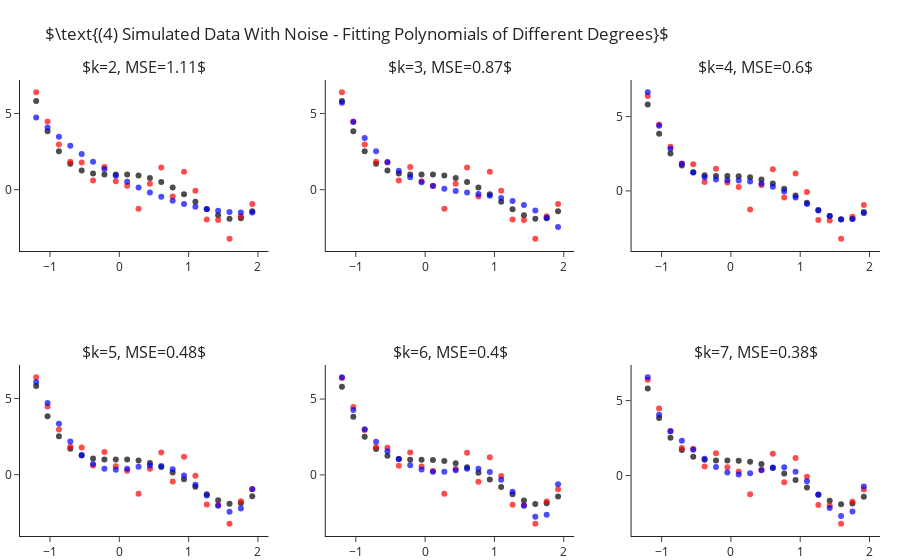

The notebook cell this image was saved under:
### Markdown cell above
## Fitting Polynomial Of Different Degrees - With Sample Noise

Still fitting for different values of $k$, let us add some standard Gaussian noise (i.e. $\mathcal{N}\left(0,1\right)$).
This time we observe two things:
- Even for the correct $k=4$ model we are not able to achieve zero MSE.
- As we increase $4<k\rightarrow 7$ we manage to decrease the error more and more.

### Code cell
y = y_ + np.random.normal(size=len(y_))

ks = range(2, 8)
fig = make_subplots(2, 3, subplot_titles=list(ks))
for i, k in enumerate(ks):
    r,c = i//3+1, i%3+1 
    
    y_hat = make_pipeline(PolynomialFeatures(k), LinearRegression(fit_intercept=False)).fit(X, y).predict(X)
    fig.add_traces([go.Scatter(x=x, y=y_, mode="markers", name="Real Points",  marker=dict(color="black", opacity=.7), showlegend=False),
                    go.Scatter(x=x, y=y, mode="markers", name="Observed Points",  marker=dict(color="red", opacity=.7), showlegend=False), 
                    go.Scatter(x=x, y=y_hat, mode="markers", name="Predicted Points",  marker=dict(color="blue", opacity=.7), showlegend=False)], rows=r, cols=c)
    fig["layout"]["annotations"][i]["text"] = rf"$k={{0}}, MSE={{1}}$".format(k, round(np.mean((y-y_hat)**2), 2))

fig.update_layout(title=r"$\text{(4) Simulated Data With Noise - Fitting Polynomials of Different Degrees}$", margin=dict(t=80)).show()

### Figure 1 — Plotly figure (JSON) as saved in the notebook; plotly's stock layout.template omitted (floating-point values rounded to 4 significant figures)
{"data": [{"marker": {"color": "black", "opacity": 0.7}, "mode": "markers", "name": "Real Points", "showlegend": false, "type": "scatter", "x": [-1.2, -1.036, -0.8718, -0.7077, -0.5436, -0.3795, -0.2154, -0.05128, 0.1128, 0.2769, 0.441, 0.6051, 0.7692, 0.9333, 1.097, 1.262, 1.426, 1.59, 1.754, 1.918], "xaxis": "x", "y": [5.81, 3.838, 2.523, 1.709, 1.261, 1.058, 0.9989, 0.999, 0.9909, 0.9251, 0.769, 0.5078, 0.1439, -0.3028, -0.7951, -1.278, -1.68, -1.912, -1.866, -1.418], "yaxis": "y"}, {"marker": {"color": "red", "opacity": 0.7}, "mode": "markers", "name": "Observed Points", "showlegend": false, "type": "scatter", "x": [-1.2, -1.036, -0.8718, -0.7077, -0.5436, -0.3795, -0.2154, -0.05128, 0.1128, 0.2769, 0.441, 0.6051, 0.7692, 0.9333, 1.097, 1.262, 1.426, 1.59, 1.754, 1.918], "xaxis": "x", "y": [6.388, 4.469, 2.964, 1.838, 1.788, 0.5978, 1.485, 0.5596, 0.2671, -1.243, 0.3917, 1.456, -0.4439, 1.171, -0.07294, -1.959, -1.991, -3.214, -1.743, -0.9396], "yaxis": "y"}, {"marker": {"color": "blue", "opacity": 0.7}, "mode": "markers", "name": "Predicted Points", "showlegend": false, "type": "scatter", "x": [-1.2, -1.036, -0.8718, -0.7077, -0.5436, -0.3795, -0.2154, -0.05128, 0.1128, 0.2769, 0.441, 0.6051, 0.7692, 0.9333, 1.097, 1.262, 1.426, 1.59, 1.754, 1.918], "xaxis": "x", "y": [4.743, 4.087, 3.468, 2.886, 2.339, 1.829, 1.355, 0.9181, 0.5171, 0.1525, -0.1757, -0.4675, -0.723, -0.9422, -1.125, -1.271, -1.381, -1.455, -1.492, -1.493], "yaxis": "y"}, {"marker": {"color": "black", "opacity": 0.7}, "mode": "markers", "name": "Real Points", "showlegend": false, "type": "scatter", "x": [-1.2, -1.036, -0.8718, -0.7077, -0.5436, -0.3795, -0.2154, -0.05128, 0.1128, 0.2769, 0.441, 0.6051, 0.7692, 0.9333, 1.097, 1.262, 1.426, 1.59, 1.754, 1.918], "xaxis": "x2", "y": [5.81, 3.838, 2.523, 1.709, 1.261, 1.058, 0.9989, 0.999, 0.9909, 0.9251, 0.769, 0.5078, 0.1439, -0.3028, -0.7951, -1.278, -1.68, -1.912, -1.866, -1.418], "yaxis": "y2"}, {"marker": {"color": "red", "opacity": 0.7}, "mode": "markers", "name": "Observed Points", "showlegend": false, "type": "scatter", "x": [-1.2, -1.036, -0.8718, -0.7077, -0.5436, -0.3795, -0.2154, -0.05128, 0.1128, 0.2769, 0.441, 0.6051, 0.7692, 0.9333, 1.097, 1.262, 1.426, 1.59, 1.754, 1.918], "xaxis": "x2", "y": [6.388, 4.469, 2.964, 1.838, 1.788, 0.5978, 1.485, 0.5596, 0.2671, -1.243, 0.3917, 1.456, -0.4439, 1.171, -0.07294, -1.959, -1.991, -3.214, -1.743, -0.9396], "yaxis": "y2"}, {"marker": {"color": "blue", "opacity": 0.7}, "mode": "markers", "name": "Predicted Points", "showlegend": false, "type": "scatter", "x": [-1.2, -1.036, -0.8718, -0.7077, -0.5436, -0.3795, -0.2154, -0.05128, 0.1128, 0.2769, 0.441, 0.6051, 0.7692, 0.9333, 1.097, 1.262, 1.426, 1.59, 1.754, 1.918], "xaxis": "x2", "y": [5.695, 4.438, 3.385, 2.515, 1.81, 1.249, 0.8122, 0.481, 0.2352, 0.0553, -0.07843, -0.1856, -0.2859, -0.399, -0.5444, -0.7419, -1.011, -1.372, -1.843, -2.445], "yaxis": "y2"}, {"marker": {"color": "black", "opacity": 0.7}, "mode": "markers", "name": "Real Points", "showlegend": false, "type": "scatter", "x": [-1.2, -1.036, -0.8718, -0.7077, -0.5436, -0.3795, -0.2154, -0.05128, 0.1128, 0.2769, 0.441, 0.6051, 0.7692, 0.9333, 1.097, 1.262, 1.426, 1.59, 1.754, 1.918], "xaxis": "x3", "y": [5.81, 3.838, 2.523, 1.709, 1.261, 1.058, 0.9989, 0.999, 0.9909, 0.9251, 0.769, 0.5078, 0.1439, -0.3028, -0.7951, -1.278, -1.68, -1.912, -1.866, -1.418], "yaxis": "y3"}, {"marker": {"color": "red", "opacity": 0.7}, "mode": "markers", "name": "Observed Points", "showlegend": false, "type": "scatter", "x": [-1.2, -1.036, -0.8718, -0.7077, -0.5436, -0.3795, -0.2154, -0.05128, 0.1128, 0.2769, 0.441, 0.6051, 0.7692, 0.9333, 1.097, 1.262, 1.426, 1.59, 1.754, 1.918], "xaxis": "x3", "y": [6.388, 4.469, 2.964, 1.838, 1.788, 0.5978, 1.485, 0.5596, 0.2671, -1.243, 0.3917, 1.456, -0.4439, 1.171, -0.07294, -1.959, -1.991, -3.214, -1.743, -0.9396], "yaxis": "y3"}, {"marker": {"color": "blue", "opacity": 0.7}, "mode": "markers", "name": "Predicted Points", "showlegend": false, "type": "scatter", "x": [-1.2, -1.036, -0.8718, -0.7077, -0.5436, -0.3795, -0.2154, -0.05128, 0.1128, 0.2769, 0.441, 0.6051, 0.7692, 0.9333, 1.097, 1.262, 1.426, 1.59, 1.754, 1.918], "xaxis": "x3", "y": [6.635, 4.389, 2.841, 1.835, 1.234, 0.9154, 0.7749, 0.7249, 0.695, 0.6314, 0.4977, 0.2741, -0.04198, -0.4363, -0.8776, -1.318, -1.691, -1.916, -1.893, -1.505], "yaxis": "y3"}, {"marker": {"color": "black", "opacity": 0.7}, "mode": "markers", "name": "Real Points", "showlegend": false, "type": "scatter", "x": [-1.2, -1.036, -0.8718, -0.7077, -0.5436, -0.3795, -0.2154, -0.05128, 0.1128, 0.2769, 0.441, 0.6051, 0.7692, 0.9333, 1.097, 1.262, 1.426, 1.59, 1.754, 1.918], "xaxis": "x4", "y": [5.81, 3.838, 2.523, 1.709, 1.261, 1.058, 0.9989, 0.999, 0.9909, 0.9251, 0.769, 0.5078, 0.1439, -0.3028, -0.7951, -1.278, -1.68, -1.912, -1.866, -1.418], "yaxis": "y4"}, {"marker": {"color": "red", "opacity": 0.7}, "mode": "markers", "name": "Observed Points", "showlegend": false, "type": "scatter", "x": [-1.2, -1.036, -0.8718, -0.7077, -0.5436, -0.3795, -0.2154, -0.05128, 0.1128, 0.2769, 0.441, 0.6051, 0.7692, 0.9333, 1.097, 1.262, 1.426, 1.59, 1.754, 1.918], "xaxis": "x4", "y": [6.388, 4.469, 2.964, 1.838, 1.788, 0.5978, 1.485, 0.5596, 0.2671, -1.243, 0.3917, 1.456, -0.4439, 1.171, -0.07294, -1.959, -1.991, -3.214, -1.743, -0.9396], "yaxis": "y4"}, {"marker": {"color": "blue", "opacity": 0.7}, "mode": "markers", "name": "Predicted Points", "showlegend": false, "type": "scatter", "x": [-1.2, -1.036, -0.8718, -0.7077, -0.5436, -0.3795, -0.2154, -0.05128, 0.1128, 0.2769, 0.441, 0.6051, 0.7692, 0.9333, 1.097, 1.262, 1.426, 1.59, 1.754, 1.918], "xaxis": "x4", "y": [6.087, 4.706, 3.35, 2.181, 1.287, 0.6975, 0.393, 0.3176, 0.3909, 0.5195, 0.6096, 0.5782, 0.3653, -0.05449, -0.6597, -1.37, -2.036, -2.425, -2.21, -0.9577], "yaxis": "y4"}, {"marker": {"color": "black", "opacity": 0.7}, "mode": "markers", "name": "Real Points", "showlegend": false, "type": "scatter", "x": [-1.2, -1.036, -0.8718, -0.7077, -0.5436, -0.3795, -0.2154, -0.05128, 0.1128, 0.2769, 0.441, 0.6051, 0.7692, 0.9333, 1.097, 1.262, 1.426, 1.59, 1.754, 1.918], "xaxis": "x5", "y": [5.81, 3.838, 2.523, 1.709, 1.261, 1.058, 0.9989, 0.999, 0.9909, 0.9251, 0.769, 0.5078, 0.1439, -0.3028, -0.7951, -1.278, -1.68, -1.912, -1.866, -1.418], "yaxis": "y5"}, {"marker": {"color": "red", "opacity": 0.7}, "mode": "markers", "name": "Observed Points", "showlegend": false, "type": "scatter", "x": [-1.2, -1.036, -0.8718, -0.7077, -0.5436, -0.3795, -0.2154, -0.05128, 0.1128, 0.2769, 0.441, 0.6051, 0.7692, 0.9333, 1.097, 1.262, 1.426, 1.59, 1.754, 1.918], "xaxis": "x5", "y": [6.388, 4.469, 2.964, 1.838, 1.788, 0.5978, 1.485, 0.5596, 0.2671, -1.243, 0.3917, 1.456, -0.4439, 1.171, -0.07294, -1.959, -1.991, -3.214, -1.743, -0.9396], "yaxis": "y5"}, {"marker": {"color": "blue", "opacity": 0.7}, "mode": "markers", "name": "Predicted Points", "showlegend": false, "type": "scatter", "x": [-1.2, -1.036, -0.8718, -0.7077, -0.5436, -0.3795, -0.2154, -0.05128, 0.1128, 0.2769, 0.441, 0.6051, 0.7692, 0.9333, 1.097, 1.262, 1.426, 1.59, 1.754, 1.918], "xaxis": "x5", "y": [6.433, 4.286, 3.016, 2.182, 1.554, 1.043, 0.6349, 0.3525, 0.2143, 0.2128, 0.3029, 0.4016, 0.4001, 0.1873, -0.3145, -1.103, -2.035, -2.759, -2.629, -0.6113], "yaxis": "y5"}, {"marker": {"color": "black", "opacity": 0.7}, "mode": "markers", "name": "Real Points", "showlegend": false, "type": "scatter", "x": [-1.2, -1.036, -0.8718, -0.7077, -0.5436, -0.3795, -0.2154, -0.05128, 0.1128, 0.2769, 0.441, 0.6051, 0.7692, 0.9333, 1.097, 1.262, 1.426, 1.59, 1.754, 1.918], "xaxis": "x6", "y": [5.81, 3.838, 2.523, 1.709, 1.261, 1.058, 0.9989, 0.999, 0.9909, 0.9251, 0.769, 0.5078, 0.1439, -0.3028, -0.7951, -1.278, -1.68, -1.912, -1.866, -1.418], "yaxis": "y6"}, {"marker": {"color": "red", "opacity": 0.7}, "mode": "markers", "name": "Observed Points", "showlegend": false, "type": "scatter", "x": [-1.2, -1.036, -0.8718, -0.7077, -0.5436, -0.3795, -0.2154, -0.05128, 0.1128, 0.2769, 0.441, 0.6051, 0.7692, 0.9333, 1.097, 1.262, 1.426, 1.59, 1.754, 1.918], "xaxis": "x6", "y": [6.388, 4.469, 2.964, 1.838, 1.788, 0.5978, 1.485, 0.5596, 0.2671, -1.243, 0.3917, 1.456, -0.4439, 1.171, -0.07294, -1.959, -1.991, -3.214, -1.743, -0.9396], "yaxis": "y6"}, {"marker": {"color": "blue", "opacity": 0.7}, "mode": "markers", "name": "Predicted Points", "showlegend": false, "type": "scatter", "x": [-1.2, -1.036, -0.8718, -0.7077, -0.5436, -0.3795, -0.2154, -0.05128, 0.1128, 0.2769, 0.441, 0.6051, 0.7692, 0.9333, 1.097, 1.262, 1.426, 1.59, 1.754, 1.918], "xaxis": "x6", "y": [6.554, 4.051, 2.958, 2.313, 1.721, 1.115, 0.5748, 0.207, 0.07269, 0.1551, 0.3606, 0.5432, 0.5456, 0.2475, -0.387, -1.27, -2.167, -2.702, -2.393, -0.7323], "yaxis": "y6"}], "layout": {"annotations": [{"font": {"size": 16}, "showarrow": false, "text": "$k=2, MSE=1.11$", "x": 0.1444, "xanchor": "center", "xref": "paper", "y": 1, "yanchor": "bottom", "yref": "paper"}, {"font": {"size": 16}, "showarrow": false, "text": "$k=3, MSE=0.87$", "x": 0.5, "xanchor": "center", "xref": "paper", "y": 1, "yanchor": "bottom", "yref": "paper"}, {"font": {"size": 16}, "showarrow": false, "text": "$k=4, MSE=0.6$", "x": 0.8556, "xanchor": "center", "xref": "paper", "y": 1, "yanchor": "bottom", "yref": "paper"}, {"font": {"size": 16}, "showarrow": false, "text": "$k=5, MSE=0.48$", "x": 0.1444, "xanchor": "center", "xref": "paper", "y": 0.375, "yanchor": "bottom", "yref": "paper"}, {"font": {"size": 16}, "showarrow": false, "text": "$k=6, MSE=0.4$", "x": 0.5, "xanchor": "center", "xref": "paper", "y": 0.375, "yanchor": "bottom", "yref": "paper"}, {"font": {"size": 16}, "showarrow": false, "text": "$k=7, MSE=0.38$", "x": 0.8556, "xanchor": "center", "xref": "paper", "y": 0.375, "yanchor": "bottom", "yref": "paper"}], "margin": {"t": 80}, "title": {"text": "$\\text{(4) Simulated Data With Noise - Fitting Polynomials of Different Degrees}$"}, "xaxis": {"anchor": "y", "domain": [0, 0.2889]}, "xaxis2": {"anchor": "y2", "domain": [0.3556, 0.6444]}, "xaxis3": {"anchor": "y3", "domain": [0.7111, 1]}, "xaxis4": {"anchor": "y4", "domain": [0, 0.2889]}, "xaxis5": {"anchor": "y5", "domain": [0.3556, 0.6444]}, "xaxis6": {"anchor": "y6", "domain": [0.7111, 1]}, "yaxis": {"anchor": "x", "domain": [0.625, 1]}, "yaxis2": {"anchor": "x2", "domain": [0.625, 1]}, "yaxis3": {"anchor": "x3", "domain": [0.625, 1]}, "yaxis4": {"anchor": "x4", "domain": [0, 0.375]}, "yaxis5": {"anchor": "x5", "domain": [0, 0.375]}, "yaxis6": {"anchor": "x6", "domain": [0, 0.375]}}}
